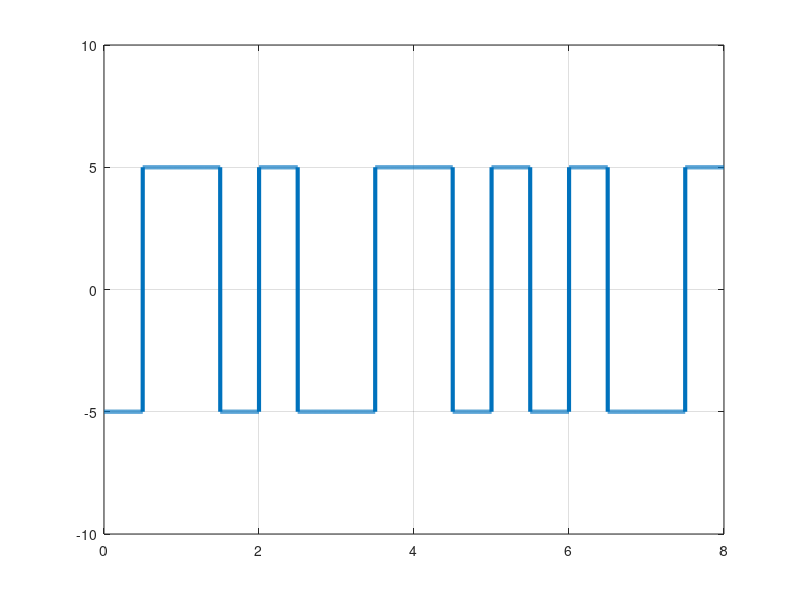

The MATLAB script that drew this image:
clc;    %clear command line
clear all;  %clear variables
close all;  %clear figures 

%bits =[1 0 1 0 0 0 1 0 1 1 0 1 0 0 1];
bits = [0 1 0 1 1 0 0 1];
%Modulation :

bitRate = 1;
voltage = 5;

samplingRate = 1000;
samplingTime = 1/samplingRate;
endTime = length(bits)/bitRate;
time = 0:samplingTime:endTime;

index = 1;
sign = 1;
modulation = [];

if(bits(index)==0)
    sign = -1*sign;
end

for i = 1:length(time)
    if(time(i)*bitRate < index-1/2)
        modulation(i) = sign*voltage;
    else
        modulation(i) = -sign*voltage;
    end
    if(time(i)*bitRate >= index)
        index = index+1;
        if(index <= length(bits) && bits(index)==1)
            sign = -1*sign;
        end
    end
end

plot(time,modulation,'LineWidth',3);
axis([0 endTime -voltage-5 voltage+5]);
grid on;

%Demodulation : 

index = 1;
prev = voltage;
demodulation = [];

for i = 1:length(modulation)
    if(modulation(i) == prev && time(i)*bitRate < index-1/2)
        demodulation(index) = 1;
    end
    if(modulation(i) ~=prev && time(i)*bitRate < index-1/2)
        demodulation(index) = 0;
    end
    if(time(i)*bitRate >= index)
        index = index+1;
        prev = modulation(i);
    end
end

disp(demodulation);

% 0 > transition |-|_, |_|-  ; 1 > -|_ , _|- ( no transition)